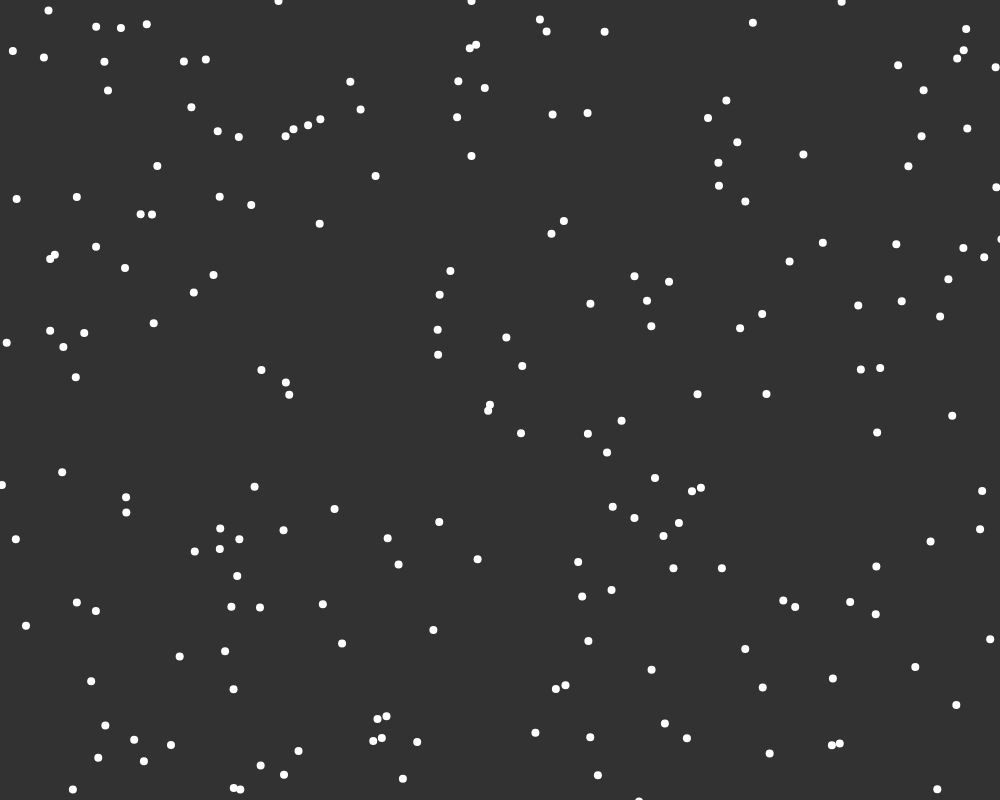
Frame 1 (no input)
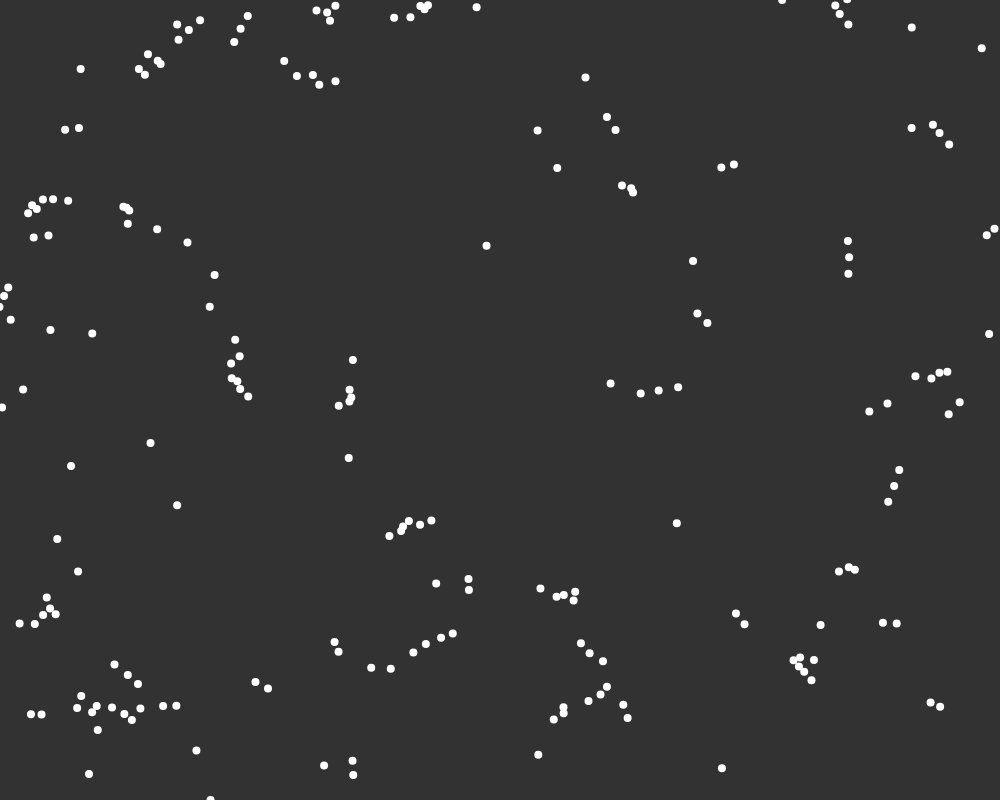
Frame 60 (no input)
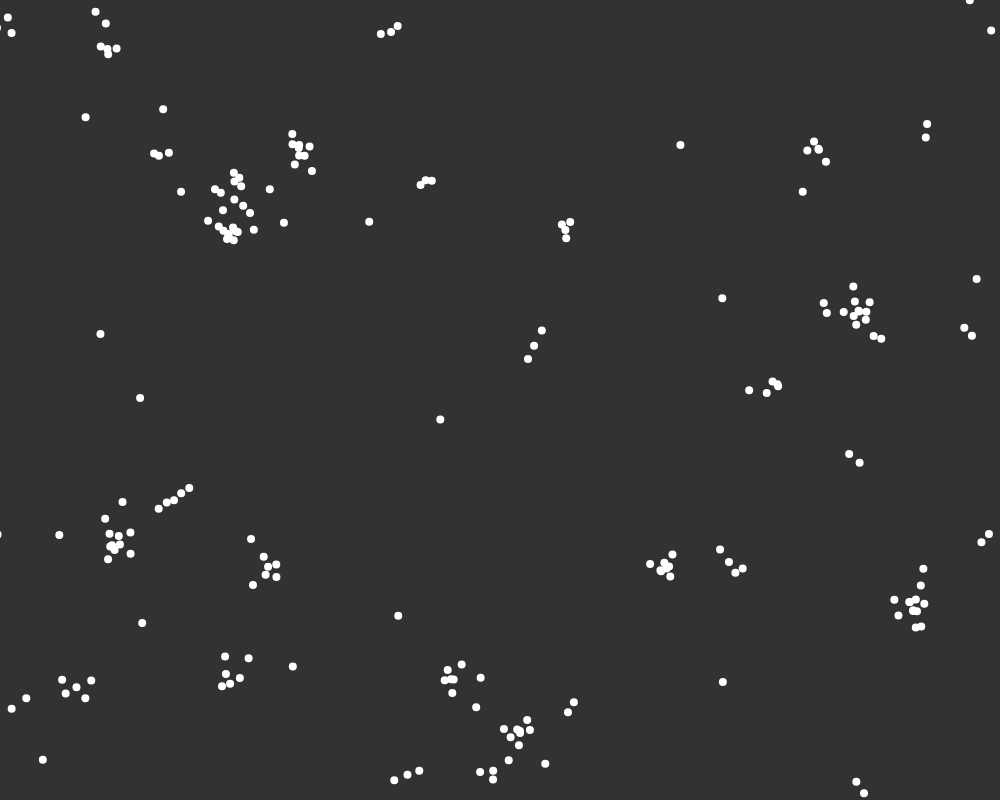
Frame 120 (the mouse pressed at the canvas centre since frame 60)

The p5.js sketch that drew these frames (run headless with seeded random() and noise() and a simulated clock; from frame 60 on, the mouse is pressed at the canvas centre):

// p5.js sketch
// ── sketch.js
const flock = [];

let alignSlider, cohesionSlider, separationSlider;

function setup() {
  createCanvas(1000, 800);
  alignmentSlider = createSlider(0, 5, 1, 0.1);
  cohesionSlider = createSlider(0, 5, 1, 0.1);
  separationSlider = createSlider(0, 5, 1, 0.1);

  for (let i = 0; i < 200; i++) {
    flock.push(new Boid());
  }
}

function draw() {
  background(50);
  for (let boid of flock) {
    boid.edges();
    boid.flock(flock);
    boid.move();
    boid.show();
  }
}

// ── boid.js
class Boid {
  constructor() {
    this.position = createVector(random(width), random(height));
    this.velocity = p5.Vector.random2D();
    this.velocity.setMag(random(-10, 10));
    this.acceleration = createVector();
    this.maxForce = 1;
    this.minSpeed = 4;
    this.alignRadius = 20;
  }

  edges() {
    if (this.position.x > width) {
      this.position.x = 0;
    } else if (this.position.x < 0) {
      this.position.x = width;
    }
    if (this.position.y > height) {
      this.position.y = 0;
    } else if (this.position.y < 0) {
      this.position.y = height;
    }
  }

  flock(boids) {
    this.acceleration.set(0, 0);
    let alignment = this.align(boids);
    let cohesion = this.cohesion(boids);
    let separation = this.separation(boids);

    alignment.mult(alignmentSlider.value());
    cohesion.mult(cohesionSlider.value());
    separation.mult(separationSlider.value());

    this.acceleration.add(separation);
    this.acceleration.add(alignment);
    this.acceleration.add(cohesion);
  }

  align(boids) {
    let steering = createVector();
    let total = 0;

    for (let item of boids) {
      let d = dist(
        this.position.x,
        this.position.y,
        item.position.x,
        item.position.y
      );

      if (item != this && d < this.alignRadius && d >= 0) {
        steering.add(item.velocity);
        total++;
      }
    }
    if (total > 0) {
      steering.div(total);
      steering.setMag(this.minSpeed);
      steering.sub(this.velocity);
      steering.limit(this.maxForce);
    }
    return steering;
  }

  cohesion(boids) {
    let steering = createVector();
    let total = 0;

    for (let item of boids) {
      let d = dist(
        this.position.x,
        this.position.y,
        item.position.x,
        item.position.y
      );

      if (item != this && d < this.alignRadius && d >= 10) {
        steering.add(item.position);
        total++;
      }
    }
    if (total > 0) {
      steering.div(total);
      steering.sub(this.position);
      steering.setMag(this.minSpeed);
      steering.sub(this.velocity);
      steering.limit(this.maxForce);
    }
    return steering;
  }

  separation(boids) {
    let steering = createVector();
    let total = 0;

    for (let item of boids) {
      let d = dist(
        this.position.x,
        this.position.y,
        item.position.x,
        item.position.y
      );

      if (item != this && d < this.alignRadius && d >= 0) {
        let diff = p5.Vector.sub(this.position, item.position);
        diff.div(d);
        steering.add(diff);
        total++;
      }
    }
    if (total > 0) {
      steering.div(total);
      steering.setMag(this.minSpeed);
      steering.sub(this.velocity);
      steering.limit(this.maxForce);
    }
    return steering;
  }

  move() {
    this.position.add(this.velocity);
    this.velocity.add(this.acceleration);
    this.velocity.limit(this.minSpeed);
  }

  show() {
    strokeWeight(8);
    stroke(255);
    point(this.position.x, this.position.y);
  }
}

// ── style.css
html, body {
    margin: 0;
    padding: 0;
}
canvas {
    display: block;
}
  
